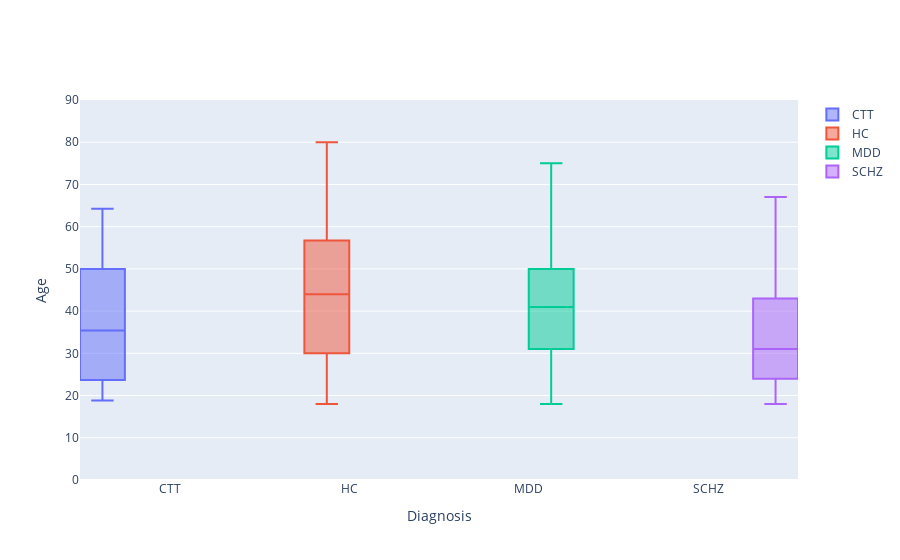

Write notebook code for a chart like this one.
### Code cell
filter_df = metadata_df.loc[metadata_df["Dataset"] != "NU"]
print(filter_df)
categories = sorted(filter_df["Diagnosis"].unique())

fig = go.Figure()

for category in categories:
    category_data = filter_df[filter_df["Diagnosis"] == category]["Age"]
    fig.add_trace(go.Box(
        y=category_data,
        name=category,
        marker_color=px.colors.qualitative.Plotly[categories.index(category) % len(px.colors.qualitative.Plotly)]
    ))

fig.update_layout(
    autosize=True,
    yaxis=dict(range=[0, 90], title="Age"),
    xaxis=dict(title="Diagnosis"),
    boxmode='group',
    boxgap=0,
    boxgroupgap=0
)

fig.show()

### Figure 1 — Plotly figure (JSON) as saved in the notebook; plotly's stock layout.template omitted (floating-point values rounded to 4 significant figures; data arrays with more than 128 entries replaced by an {"elided": "..."} marker saying what was removed)
{"data": [{"marker": {"color": "#636EFA"}, "name": "CTT", "type": "box", "y": [57.07, 19.13, 19.13, 20.54, 20.54, 58.97, 48.3, 48.3, 47.43, 47.43, 32.75, 23.26, 23.26, 49.96, 49.96, 48.43, 48.43, 18.86, 58.41, 58.41, 57.5, 57.5, 26.26, 26.26, 39.59, 39.59, 45.56, 45.56, 23.62, 23.62, 64.22, 64.22, 56.25, 56.25, 27.55, 27.55, 27.17, 27.17, 21.79, 35.39, 35.39, 20.2, 20.2, 30.17, 27.69, 57.75, 57.75, 33.45, 27.52, 24.01, 60.54, 52.45, 23.81, 56.09, 53.05, 23.18, 58.08, 18.91, 33.0, 29.9, 39.19, 18.82, 22.73, 30, 31, 36, 44, 55, 33, 39, 23, 23, 46, 22, 41]}, {"marker": {"color": "#EF553B"}, "name": "HC", "type": "box", "y": {"elided": "1400 float values"}}, {"marker": {"color": "#00CC96"}, "name": "MDD", "type": "box", "y": {"elided": "301 float values"}}, {"marker": {"color": "#AB63FA"}, "name": "SCHZ", "type": "box", "y": {"elided": "681 float values"}}], "layout": {"autosize": true, "boxgap": 0, "boxgroupgap": 0, "boxmode": "group", "xaxis": {"title": {"text": "Diagnosis"}}, "yaxis": {"range": [0, 90], "title": {"text": "Age"}}}}
